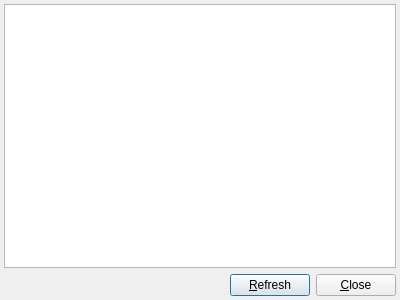
<ui version="4.0" >
 <class>ProjectReserveDialogUI</class>
 <widget class="QDialog" name="ProjectReserveDialogUI" >
  <property name="geometry" >
   <rect>
    <x>0</x>
    <y>0</y>
    <width>400</width>
    <height>300</height>
   </rect>
  </property>
  <property name="windowTitle" >
   <string>Project Reserves</string>
  </property>
  <layout class="QVBoxLayout" >
   <property name="margin" >
    <number>4</number>
   </property>
   <item>
    <widget class="ProjectReserveView" name="mView" />
   </item>
   <item>
    <layout class="QHBoxLayout" >
     <item>
      <spacer>
       <property name="orientation" >
        <enum>Qt::Horizontal</enum>
       </property>
       <property name="sizeHint" >
        <size>
         <width>40</width>
         <height>20</height>
        </size>
       </property>
      </spacer>
     </item>
     <item>
      <widget class="QPushButton" name="mRefreshButton" >
       <property name="text" >
        <string>&amp;Refresh</string>
       </property>
      </widget>
     </item>
     <item>
      <widget class="QPushButton" name="mCloseButton" >
       <property name="text" >
        <string>&amp;Close</string>
       </property>
      </widget>
     </item>
    </layout>
   </item>
  </layout>
 </widget>
 <customwidgets>
  <customwidget>
   <class>ProjectReserveView</class>
   <extends>QTreeView</extends>
   <header>projectreserveview.h</header>
  </customwidget>
 </customwidgets>
 <resources/>
 <connections>
  <connection>
   <sender>mCloseButton</sender>
   <signal>clicked()</signal>
   <receiver>ProjectReserveDialogUI</receiver>
   <slot>accept()</slot>
   <hints>
    <hint type="sourcelabel" >
     <x>270</x>
     <y>278</y>
    </hint>
    <hint type="destinationlabel" >
     <x>349</x>
     <y>244</y>
    </hint>
   </hints>
  </connection>
 </connections>
</ui>
